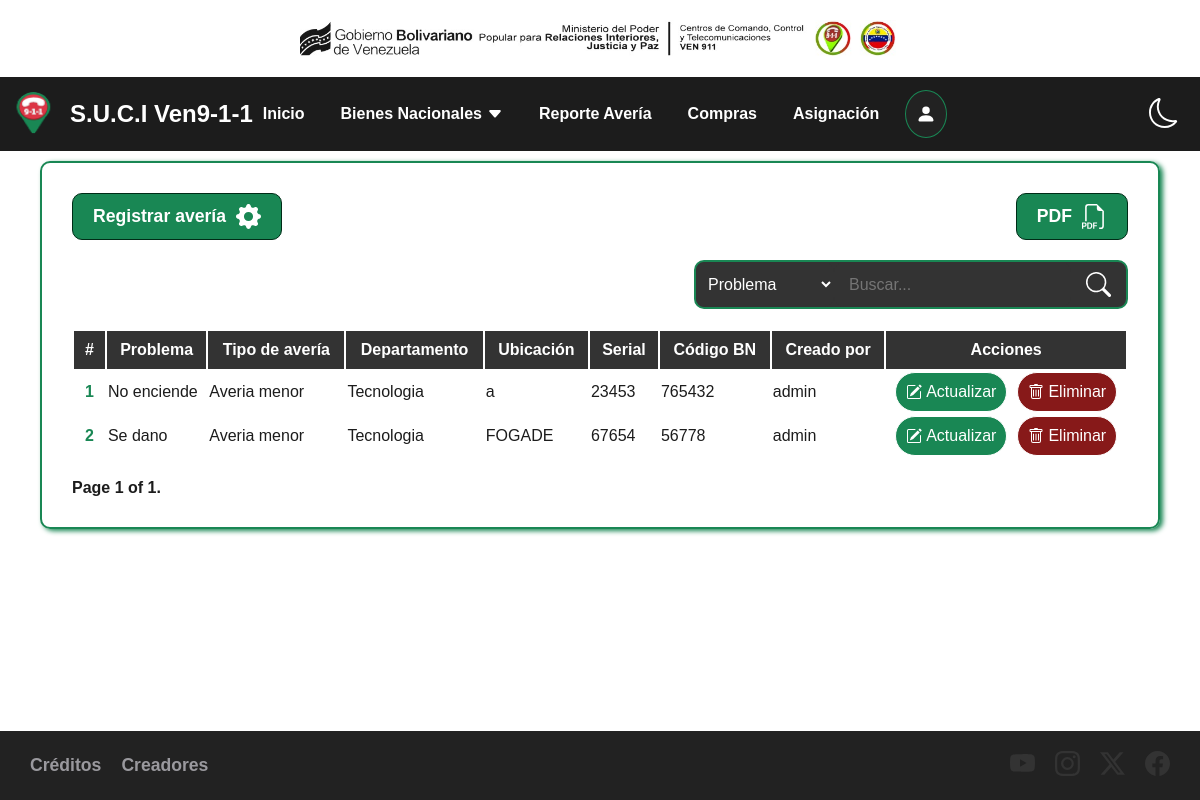
/bienes/averia, run on the app's committed database.
### administracion/models.py (models this page shows, shortened)
class Averia(models.Model):
    problema = models.TextField(max_length=255)
    tipo_averia = models.ForeignKey(TipoAveria, on_delete=models.CASCADE)
    departamento = models.ForeignKey(Departamento, on_delete=models.CASCADE)
    ubicacion = models.TextField(max_length=255)
    serial = models.CharField(max_length=255)
    codigo_bn = models.CharField(max_length=255)
    user = models.ForeignKey(User, on_delete=models.CASCADE)

class TipoAveria(models.Model):
    nombre = models.CharField(max_length=255)
    created_at = models.DateTimeField(default=timezone.now)
    def __str__(self):
        return self.nombre

class Departamento(models.Model):
    nombre = models.CharField(max_length=255)
    created_at = models.DateTimeField(default=timezone.now)
    def __str__(self):
        return self.nombre

### administracion/views.py (the view)
# urls.py: path('bienes/averia', views.averia, name='averia'),
def averia(request):
    averia = Averia.objects.filter()
    paginator = Paginator(averia, 10)  # Show 10 per page.
    page_number = request.GET.get("page", 1)
    page_obj = paginator.get_page(page_number)
    return render(request, 'averia/averia.html', {
        'averia': paginator.page(page_number),
        'page_obj': page_obj
    })

### administracion/templates/averia/averia.html (shortened to what this page needs)
{% extends 'base.html' %}
{% block content %}
    <main class="content">
        <div class="noPrint content-buttons">
            <div>
                <a href="{% url 'create_averia' %}">
                    <span>Registrar avería</span>
                </a>
            </div>
            <div>
                <a onclick="window.print()">
                    <span>PDF</span>
                </a>
            </div>
        </div>
        <div class="noPrint content-search">
            <form action="{% url 'search_averia' %}" method="GET">
                <select name="option" id="option">
                    <option value="problema">Problema</option>
                </select>
                <input name="q" type="search" placeholder="Buscar..." aria-label="Search">
                <svg xmlns="http://www.w3.org/2000/svg" width="25" height="25" fill="currentColor" class="bi bi-search" viewBox="0 0 16 16">
                    <path d="M11.742 10.344a6.5 6.5 0 1 0-1.397 1.398h-.001q.044.06.098.115l3.85 3.85a1 1 0 0 0 1.415-1.414l-3.85-3.85a1 1 0 0 0-.115-.1zM12 6.5a5.5 5.5 0 1 1-11 0 5.5 5.5 0 0 1 11 0"/>
                </svg>
            </form>
        </div>
        <table class="content-table">
            <thead>
                <tr>
                    <th scope="col">#</th>
                    <th scope="col">Problema</th>
                    <th scope="col">Tipo de avería</th>
                    <th scope="col">Departamento</th>
                    <th scope="col">Ubicación</th>
                    <th scope="col">Serial</th>
                    <th scope="col">Código BN</th>
                    <th scope="col">Creado por</th>
                    <th class="noPrint" scope="col">Acciones</th>
                </tr>
            </thead>
            <tbody>
                {% for ave in averia %}
                <tr>
                    <th scope="row">{{ ave.id }}</th>
                    <td>{{ ave.problema }}</td>
                    <td>{{ ave.tipo_averia }}</td>
                    <td>{{ ave.departamento }}</td>
                    <td>{{ ave.ubicacion }}</td>
                    <td>{{ ave.serial }}</td>
                    <td>{{ ave.codigo_bn }}</td>
                    <td>{{ ave.user }}</td>
                    <td class="noPrint">
                        <div>
                            <a href="{% url 'update_averia' ave.id %}">
                                Actualizar
                            </a>
                            <form action="{% url 'delete_averia' ave.id %}" method="POST">
                                <button>
                                    Eliminar
                                </button>
                            </form>
                        </div>
                    </td>
                </tr>
                {% endfor %}
            </tbody>
        </table>
        <div class="pagination">
            <span class="step-links">
                <span class="current">
                    Page {{ page_obj.number }} of {{ page_obj.paginator.num_pages }}.
                </span>
            </span>
        </div>
    </main>
{% endblock %}

### administracion/static/css/main.css (style rules this page uses)
:root { --grid-unit: 1rem; --border-radius-base: 0.5rem; }
[data-theme="light"] { --color-bg: #ffffff; --color-fg: #1c1c1c; }
body { background-color: var(--color-bg); color: var(--color-fg); margin: 0; font-family: sans-serif; }

### data on the page
Averia: id "1", problema "No enciende", tipo_averia "Averia menor", departamento "Tecnologia", ubicacion "a", serial "23453", codigo_bn "765432", user "admin"
Averia: id "2", problema "Se dano", tipo_averia "Averia menor", departamento "Tecnologia", ubicacion "FOGADE", serial "67654", codigo_bn "56778", user "admin"

### other printed values
{{ page_obj.number }} "1"
{{ page_obj.paginator.num_pages }} "1"
